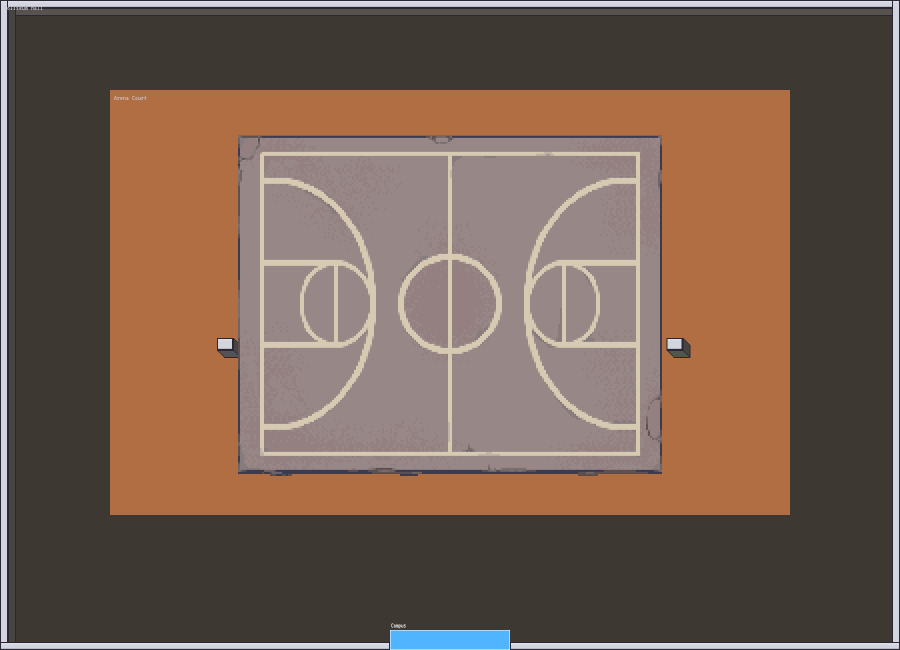
#> input picture artifacts/coliseum_horizontal_court_render.png, 1800 x 1300 px, found by its file name (shown at 1/2 size)
$ python verify_renders.py
#> lines starting #> are read from the running program, lines starting #| are printed output that depends on the picture
import os
import numpy as np
from PIL import Image

def main():
    img_path = "artifacts/coliseum_horizontal_court_render.png"
    if not os.path.exists(img_path):
        print(f"File {img_path} not found!")
        return

    img = Image.open(img_path)
#> img is the input picture: PIL image 1800x1300 RGB; mean R, G, B 117.8, 95.3, 81.8
    arr = np.array(img)
    print(f"Rendered image size: {img.size}")
#| Rendered image size: (1800, 1300)

    # 1. Let's check the court lines area: (476, 258, 848, 694)
    # The center of the court is x = 900, y = 605.
    # In the middle of the court there is a center circle, which has white/gray lines.
    # Let's check if there are white lines (pixels with R > 200, G > 200, B > 200) inside the court area!
    court_region = arr[258:952, 476:1324, :]
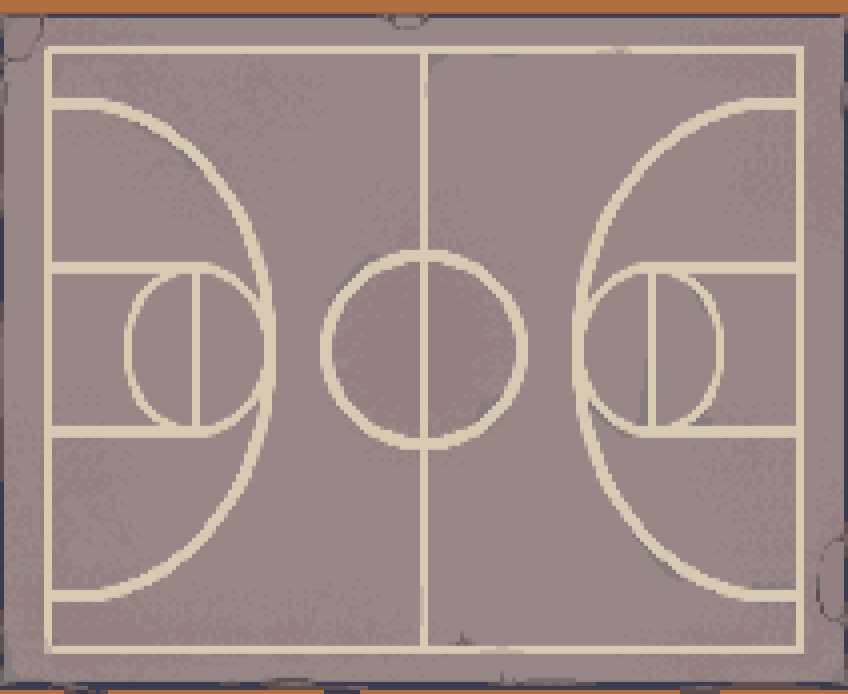
#> court_region: shape (694, 848, 3); mean R, G, B 156, 139, 135
    rgb = court_region[:, :, :3]

    # Count court line pixels (cream/beige color: R > 190, G > 180, B > 150)
    line_px = np.sum((rgb[:, :, 0] > 190) & (rgb[:, :, 1] > 180) & (rgb[:, :, 2] > 150))
#> line_px = 65152
    print(f"Number of cream-colored court line pixels in court region: {line_px}")
#| Number of cream-colored court line pixels in court region: 65152

    # 2. Let's check left hoop region: x = 431..563, y = 510..700 (size 132x190)
    left_hoop_region = arr[510:700, 431:563, :3]
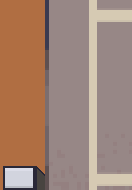
#> left_hoop_region: shape (190, 132, 3); mean R, G, B 162.4, 132.4, 117
    # In RGB, we can check for non-background pixels (not equal to background color (62, 56, 50))
    bg_color = np.array([62, 56, 50])
    left_hoop_opaque = np.sum(np.any(left_hoop_region != bg_color, axis=2))
#> left_hoop_opaque = 25080
    print(f"Left hoop region non-background pixels: {left_hoop_opaque}")
#| Left hoop region non-background pixels: 25080

    # 3. Let's check right hoop region: x = 1237..1369, y = 510..700 (size 132x190)
    right_hoop_region = arr[510:700, 1237:1369, :3]
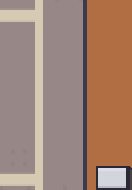
#> right_hoop_region: shape (190, 132, 3); mean R, G, B 161.8, 131.9, 116.7
    right_hoop_opaque = np.sum(np.any(right_hoop_region != bg_color, axis=2))
#> right_hoop_opaque = 25080
    print(f"Right hoop region non-background pixels: {right_hoop_opaque}")
#| Right hoop region non-background pixels: 25080

    if line_px > 500 and left_hoop_opaque > 1000 and right_hoop_opaque > 1000:
        print("VERIFICATION SUCCESSFUL: Both hoops and court lines are rendered perfectly in the Coliseum floor!")
    else:
        print("VERIFICATION FAILED! Some components are missing or transparent.")

if __name__ == "__main__":
    main()
